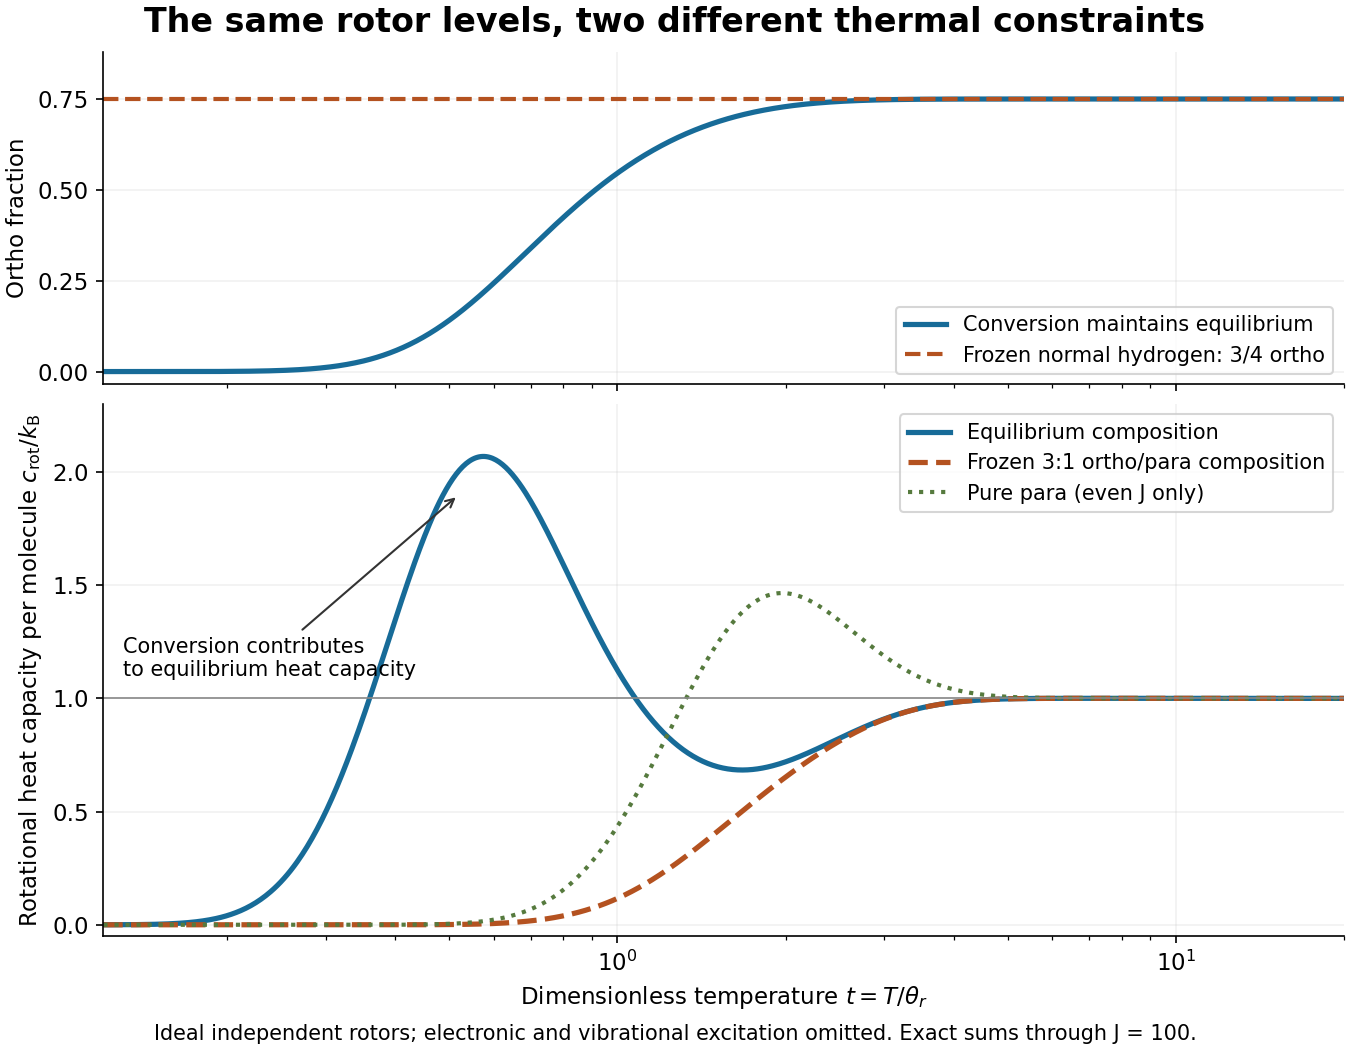

Here is the Python script that generated this plot:
"""Original exact-sum rotor comparison; Python 3.14, numpy 2.3.5, matplotlib 3.10.7.
Run from _media; writes this script's basename.png to the current directory.
Temperature is dimensionless: t = T/theta_r. No measured constants or data.
"""
from pathlib import Path
import numpy as np
import matplotlib.pyplot as plt


def rotor_models(t, jmax=100):
    """Return equilibrium ortho fraction, C_eq/kB, C_frozen/kB, and pure-para C/kB.
    Subtract each sector's lowest energy before exponentiating, retaining its
    physical offset in mean energies. Frozen composition is x_ortho=3/4.
    """
    j = np.arange(jmax+1)
    e = j*(j+1)
    means, variances, logq = [], [], []
    for parity in [0, 1]:
        en = e[j%2 == parity]
        g = 2*j[j%2 == parity]+1
        weights = g*np.exp(-(en-en[0])/t)
        z = weights.sum()
        p = weights/z
        mean = np.dot(p, en)
        means.append(mean)
        variances.append(np.dot(p, (en-mean)**2))
        logq.append(np.log(z)-en[0]/t)
    f = 1/(1+np.exp(logq[0]-logq[1])/3)
    within = (1-f)*variances[0]+f*variances[1]
    between = f*(1-f)*(means[1]-means[0])**2
    return f, (within+between)/t**2, (.25*variances[0]+.75*variances[1])/t**2, variances[0]/t**2


def main():
    plt.rcParams.update({'font.size':11, 'figure.facecolor':'white', 'axes.facecolor':'white'})
    t = np.geomspace(.12, 20, 750)
    values = np.array([rotor_models(x) for x in t])
    fig, axes = plt.subplots(2, 1, figsize=(9, 7), sharex=True, layout='constrained', gridspec_kw={'height_ratios':[1,1.6]})
    a, b = axes
    a.plot(t, values[:,0], color='#176b98', lw=2.5, label='Conversion maintains equilibrium')
    a.axhline(.75, color='#b45220', ls='--', lw=2, label='Frozen normal hydrogen: 3/4 ortho')
    a.set_ylabel('Ortho fraction'); a.set_ylim(-.035,.88); a.set_yticks([0,.25,.5,.75]); a.legend(loc='lower right', fontsize=10)
    b.plot(t, values[:,1], color='#176b98', lw=2.5, label='Equilibrium composition')
    b.plot(t, values[:,2], color='#b45220', ls='--', lw=2.5, label='Frozen 3:1 ortho/para composition')
    b.plot(t, values[:,3], color='#567a3e', ls=':', lw=2, label='Pure para (even J only)')
    b.axhline(1, color='#888888', lw=.8)
    b.set_ylabel(r'Rotational heat capacity per molecule $c_{\rm rot}/k_{\rm B}$')
    b.set_xlabel(r'Dimensionless temperature $t=T/\theta_r$')
    b.set_ylim(-.05,2.3); b.legend(loc='upper right', fontsize=10)
    b.annotate('Conversion contributes\nto equilibrium heat capacity', xy=(.52,1.9), xytext=(.13,1.1), arrowprops={'arrowstyle':'->','color':'#333333'}, fontsize=10)
    for ax in axes:
        ax.set_xscale('log'); ax.set_xlim(.12,20); ax.grid(alpha=.18); ax.spines[['top','right']].set_visible(False)
    fig.suptitle('The same rotor levels, two different thermal constraints', fontsize=16, weight='bold')
    fig.supxlabel('Ideal independent rotors; electronic and vibrational excitation omitted. Exact sums through J = 100.', fontsize=10)
    fig.savefig(Path(__file__).stem+'.png', dpi=150, facecolor='white', transparent=False)


if __name__ == '__main__':
    main()
